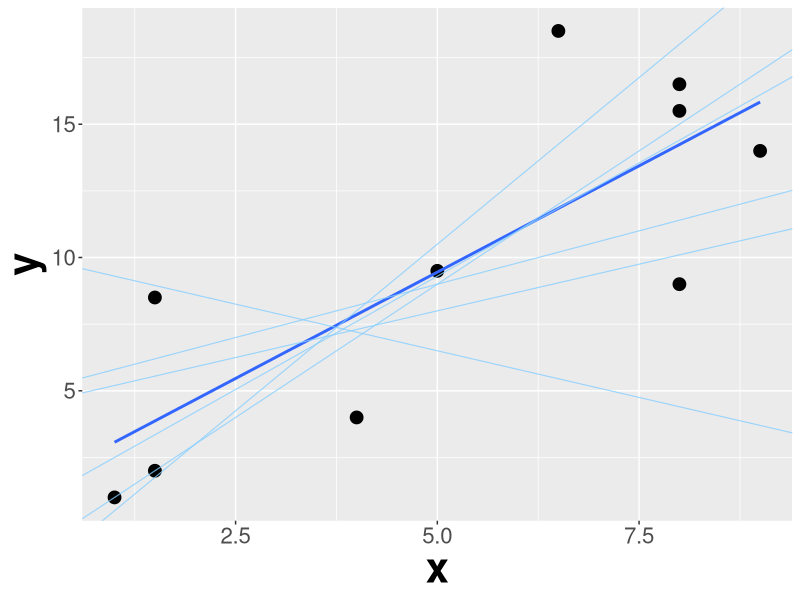

Write R code to recreate this figure.
library(ggplot2)
## regression plot simple
data <- data.frame("Groesse" = c(9, 4, 8, 5, 1, 1.5, 8, 8, 6.5,
                                 1.5),
                   "Gewicht" = c(14, 4, 15.5, 9.5, 1, 2, 16.5, 9, 18.5, 8.5))


reg_plot <- ggplot(data = data, mapping = aes(x = Groesse, y = Gewicht),show.legend = TRUE) + 
  geom_point(size = 4) +
  geom_smooth(method = "lm", se = FALSE) + labs(color = "") +
  xlab("x") + ylab("y") + theme(axis.text=element_text(size=16),axis.title=element_text(size=30,face="bold"))

hyp_reg <- reg_plot +
  geom_abline(color = "skyblue1", intercept = 5, 
              slope = 0.8,
              linewidth = 0.4, alpha = 0.8) + 
  geom_abline(color = "skyblue1",intercept = 10, 
              slope = - 0.7, 
              linewidth = 0.4, alpha = 0.8) +
  geom_abline(color = "skyblue1", intercept = - 1, 
              slope = 2, 
              linewidth = 0.4, alpha = 0.8) +
  geom_abline(color = "skyblue1", intercept = - 2, 
              slope = 2.5, 
              linewidth = 0.4, alpha = 0.8) +
  geom_abline(color = "skyblue1", intercept = 4.5, 
              slope = 0.7,
              linewidth = 0.4, alpha = 0.8) +
  geom_abline(color = "skyblue1", intercept = 0.8, 
              slope = 1.7, 
              linewidth = 0.4, alpha = 0.8) 

ggsave(filename = "figure/nutshell-ml-basics-hypothesisspace-regr.png", 
       plot = hyp_reg , width = 16, height = 11, units = "in")
